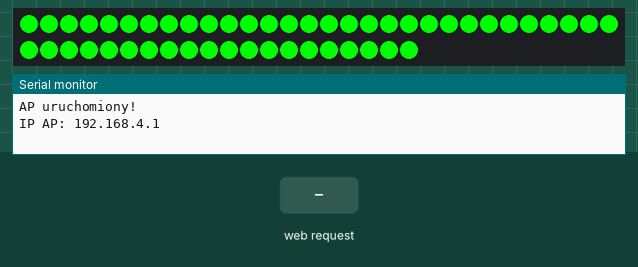
Simulated run of this sketch. Board: ESP32-C3. Shown: 50 RGB LEDs in strip order, left to right, continuing on the next row, the last lines printed to the serial monitor. The test bench sets the inputs (shaded band).

Above: at 1.1 s.
At 2.1 s:
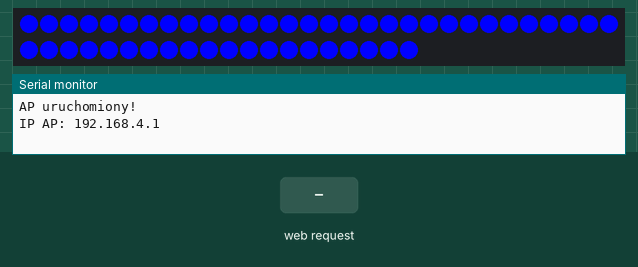
4.3 s: HTTP request GET /left received
At 5.7 s:
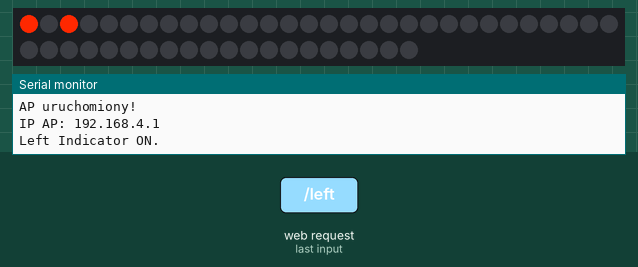
7.3 s: HTTP request GET /low received
At 7.8 s:
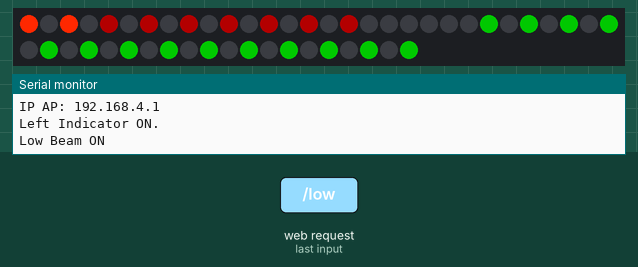
10.3 s: HTTP request GET /high received
At 11.0 s:
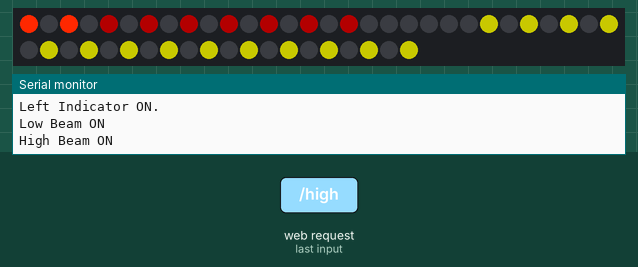
13.3 s: HTTP request GET /right received
15.3 s: HTTP request GET /hazard received
17.3 s: HTTP request GET /stop received
Timing chart, 0 to 19.9 s (numbered marks = the images above; inputs shaded):
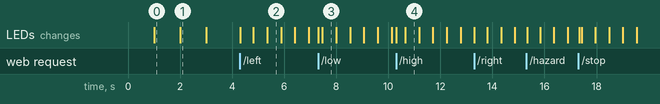

The sketch:

esp32c3-sm-SamirCar.ino
```cpp
#include <WiFi.h>
#include <WebServer.h>
#include <FastLED.h>

/*
 * This version is for LED strip RGBIC, 90 LEDs/m, 1200 lm, 24W, 24V
 * It consists of 25 sections x 20 cm
 * Each section has 6 x WS2812B + 6 x cold white + 6 x warm white
 * Sections are addressable as follows:
 * section 1:
 *     leds[0] = 6 x WS2812B = CRGB(R,G,B)
 *     leds[1] = 6 x (cold + warm) = CRGB(cold, warm, notused)
 * section 2:
 *     leds[2] = 6 x WS2812B = CRGB(R,G,B)
 *     leds[3] = 6 x (cold + warm) = CRGB(cold, warm, notused)
 * etc.
 */

// --- Access Point ---
const char* apSSID = "SamirCar";
const char* apPassword = "12345678";

WebServer server(80);

// --- Stany kontrolek ---
bool leftRequested = false;
bool rightRequested = false;
bool hazardRequested = false;
bool highOn = false;
bool lowOn = false;
bool brakeOn = false;

// --- Stany wyjściowe (mruganie) ---
bool leftOn = false;
bool rightOn = false;
bool hazardOn = false;

// --- Mruganie ---
unsigned long lastBlink = 0;
const unsigned long blinkInterval = 500; // 500ms = 1Hz

#define NUM_LEDS 50
#define LED_PIN  4   // bezpieczny pin na C3

#define LEFT_REAR_START   0
#define RIGHT_REAR_START  9
#define DIR_REAR_SIZE     2
#define BRAKE_REAR_START  2
#define BRAKE_REAR_SIZE   7

#define LEFT_FRONT_START  11
#define RIGHT_FRONT_START 18
#define LIGHT_SIZE        7

#define EVEN  1
#define ODD   2

#define TURN_COLOR    CRGB(255, 40, 0)   // pomarańcz
#define TAIL_COLOR    CRGB(60, 0, 0)      // ciemna czerwień
#define BRAKE_COLOR   CRGB(255, 0, 0)     // stop
#define LOW_BEAM_COLOR    CRGB(0, 100, 180) // przód (opcjonalnie)
#define HIGH_BEAM_COLOR    CRGB(180, 0, 0) // przód (opcjonalnie)

CRGB leds[NUM_LEDS];

bool blinkState = false;

void updateBlink() {
  if (millis() - lastBlink > 500) {
    lastBlink = millis();
    blinkState = !blinkState;
  }
}
void resetBlink() {
  lastBlink = millis();
  blinkState = true;
}

void fillLight(int start, int size, int evenOddAll, CRGB color) {
  if(evenOddAll & 1)
  for (int i = 0; i < size; i++) {
    leds[start*2 + i*2] = color;
  }
  if(evenOddAll & 2)
  for (int i = 0; i < size; i++) {
    leds[start*2+1 + i*2] = color;
  }
}

void drawRearLights() {
  // pozycja
  CRGB frontColor;
  if(lowOn)
    frontColor = CRGB(highOn ? 100 : 0, lowOn ? 100 : 0, 0);
  fillLight(LEFT_FRONT_START,  LIGHT_SIZE, ODD, frontColor);
  fillLight(RIGHT_FRONT_START,  LIGHT_SIZE, ODD, frontColor);

  if (lowOn || highOn ) {
    fillLight(BRAKE_REAR_START,  BRAKE_REAR_SIZE, EVEN, TAIL_COLOR);
  }
  else {
    fillLight(BRAKE_REAR_START,  BRAKE_REAR_SIZE, EVEN, 0);
  }

  // stop = jaśniej
  if (brakeOn) {
    fillLight(BRAKE_REAR_START,  BRAKE_REAR_SIZE, EVEN, BRAKE_COLOR);
  }

  // kierunki / awaryjne
  if (blinkState) {
    if (hazardRequested || leftRequested)
      fillLight(LEFT_REAR_START, DIR_REAR_SIZE, EVEN, TURN_COLOR);

    if (hazardRequested || rightRequested)
      fillLight(RIGHT_REAR_START, DIR_REAR_SIZE, EVEN, TURN_COLOR);
  }
}

void updateLights() {
  FastLED.clear();

  updateBlink();
  drawRearLights();
  //drawFrontLights();   // możesz wykomentować

  FastLED.show();
}

void LedsSetup() {
  FastLED.addLeds<WS2812, LED_PIN, GRB>(leds, NUM_LEDS);

  //FastLED.setExclusiveDriver("RMT");

  for(int ii=0; ii<NUM_LEDS;ii++) {
    leds[ii] = CRGB(255, ii*5, 0);
  }
  FastLED.show();
  delay(1000);
  for(int ii=0; ii<NUM_LEDS;ii++) {
    leds[ii] = CRGB(0, 255, 0);
  }
  FastLED.show();
  delay(1000);
  for(int ii=0; ii<NUM_LEDS;ii++) {
    leds[ii] = CRGB(0, 0, 255);
  }
  FastLED.show();
  delay(1000);
}


// --- Funkcje toggle ---
void toggleLeft()   { leftRequested = !leftRequested; rightRequested = false; resetBlink(); Serial.println(leftRequested ? "Left Indicator ON." : "Left Indicator OFF"); }
void toggleRight()  { rightRequested = !rightRequested; leftRequested = false; resetBlink(); Serial.println(rightRequested ? "Right Indicator ON" : "Right Indicator OFF"); }
void toggleHazard() { hazardRequested = !hazardRequested; resetBlink(); Serial.println(hazardRequested ? "Hazard ON" : "Hazard OFF"); }
void toggleHigh()   { highOn = !highOn; Serial.println(highOn ? "High Beam ON" : "High Beam OFF"); }
void toggleLow()    { lowOn = !lowOn; if(lowOn && highOn) highOn = false; Serial.println(lowOn ? "Low Beam ON" : "Low Beam OFF"); }
void toggleBrake()  { brakeOn = !brakeOn; Serial.println(brakeOn ? "Stop ON" : "Stop OFF"); }

// --- Strona HTML ---
void handleRoot() {
  String html = R"rawliteral(
<!DOCTYPE html>
<html lang="pl">
<head>
<meta charset="UTF-8">
<meta name="viewport" content="width=device-width, initial-scale=1.0">

<style>
  body {
    margin: 0;
    background: #111;
    display: flex;
    justify-content: center;
    align-items: center;
    height: 100vh;
  }

  .panel {
    display: flex;
    flex-direction: column;
    gap: 24px;
    align-items: center;
  }

  .row {
    display: flex;
    gap: 20px;
    justify-content: center;
  }

  .title {
    font-size: 50px;
    color: antiquewhite;
  }

  button {
    background: #222;
    border: none;
    border-radius: 12px;
    padding: 12px;
    width: 72px;
    height: 72px;
    display: flex;
    justify-content: center;
    align-items: center;
  }

  svg {
    width: 48px;
    height: 48px;
    fill: #000;
  }

  /* ===== PODŚWIETLENIA ===== */

  .on-left svg,
  .on-right svg {
    fill: #00ff66;
  }

  .on-hazard svg {
    fill: #ff3333;
  }

  .on-low svg {
    fill: #00ff66;
  }

  .on-high svg {
    fill: #3399ff;
  }

  .on-stop svg {
    fill: #ff3333;
  }
</style>
</head>

<body>
<div class="panel">
  <div class="row title">
  SamirCar
  </div>
  <!-- RZĄD 1: kierunki + awaryjne -->
  <div class="row">
    <button id="left" class="on-left" onclick="send('left')">
      <!-- LEWY -->
      <svg viewBox="0 0 100 100">
        <polygon points="65,10 15,50 65,90"/>
      </svg>
    </button>

    <button id="hazard" onclick="send('hazard')">
      <!-- AWARYJNE -->
      <svg viewBox="0 0 100 100">
        <polygon points="50,10 90,90 10,90"/>
      </svg>
    </button>

    <button id="right" onclick="send('right')">
      <!-- PRAWY -->
      <svg viewBox="0 0 100 100">
        <polygon points="35,10 85,50 35,90"/>
      </svg>
    </button>
  </div>

  <!-- RZĄD 2: światła -->
  <div class="row">
    <button id="low" onclick="send('low')">
      <!-- MIJANIA -->
      <svg viewBox="0 0 100 100">
        <path d="M20 30 H55 L75 50 L55 70 H20 Z"/>
        <line x1="60" y1="35" x2="85" y2="30" stroke-width="6"/>
        <line x1="60" y1="50" x2="85" y2="50" stroke-width="6"/>
        <line x1="60" y1="65" x2="85" y2="70" stroke-width="6"/>
      </svg>
    </button>

    <button id="high" onclick="send('high')">
      <!-- DROGOWE -->
      <svg viewBox="0 0 100 100">
        <path d="M20 30 H55 L75 50 L55 70 H20 Z"/>
        <line x1="60" y1="35" x2="85" y2="35" stroke-width="6"/>
        <line x1="60" y1="50" x2="85" y2="50" stroke-width="6"/>
        <line x1="60" y1="65" x2="85" y2="65" stroke-width="6"/>
      </svg>
    </button>
  </div>

  <!-- RZĄD 3: STOP -->
  <div class="row">
    <button id="stop" onclick="send('stop')">
      <svg viewBox="0 0 100 100">
        <polygon points="
          30,5 70,5
          95,30 95,70
          70,95 30,95
          5,70 5,30
        "/>
      </svg>
    </button>
  </div>

    <script>
      let state = {};
      let blinkPhase = false;

      function send(control) {
        fetch('/' + control);
      }

      async function fetchState() {
        try {
          const resp = await fetch('/state');
          state = await resp.json();

          //document.getElementById('left').className = state.left ? 'on-left' : 'left';
          //document.getElementById('right').className = state.right ? 'on-right' : 'right';
          //document.getElementById('hazard').className = state.hazard ? 'on-hazard' : 'hazard';
          //document.getElementById('high').className = state.high ? 'on-high' : 'high';
          //document.getElementById('low').className = state.low ? 'on-low' : 'low';
          //document.getElementById('stop').className = state.brake ? 'on-stop' : 'stop';
        } catch(e){ console.log(e); }
      }

      function render() {
        setSolid('left', state.left || false);
        setSolid('right', state.right || false);
        setSolid('hazard', state.hazard || false);

        setSolid('low', state.low || false);
        setSolid('high', state.high || false);
        setSolid('stop', state.brake || false);
      }

      function setBlink(id, enabled) {
        const el = document.getElementById(id);
        el.classList.toggle('on-' + id, enabled && blinkPhase);
      }

      function setSolid(id, enabled) {
        const el = document.getElementById(id);
        el.classList.toggle('on-' + id, enabled);
      }


      setInterval(fetchState, 50);
      fetchState();

      setInterval(() => {
        blinkPhase = !blinkPhase;
        render();
      }, 50);
    </script>
  </body>
  </html>
  )rawliteral";

  server.send(200, "text/html; charset=UTF-8", html);
}

// --- API JSON ---
void handleState() {
  String json = "{";
  json += "\"left\":" + String(leftRequested && blinkState ? "true" : "false") + ",";
  json += "\"right\":" + String(rightRequested && blinkState ? "true" : "false") + ",";
  json += "\"hazard\":" + String(hazardRequested && blinkState ? "true" : "false") + ",";
  json += "\"high\":" + String(highOn ? "true" : "false") + ",";
  json += "\"low\":" + String(lowOn ? "true" : "false") + ",";
  json += "\"brake\":" + String(brakeOn ? "true" : "false");
  json += "}";
  server.send(200, "application/json", json);
}

// --- Mapowanie tras ---
void setupRoutes() {
  server.on("/", handleRoot);
  server.on("/left", [](){ toggleLeft(); server.send(200,"text/plain","OK"); });
  server.on("/right", [](){ toggleRight(); server.send(200,"text/plain","OK"); });
  server.on("/hazard", [](){ toggleHazard(); server.send(200,"text/plain","OK"); });
  server.on("/high", [](){ toggleHigh(); server.send(200,"text/plain","OK"); });
  server.on("/low", [](){ toggleLow(); server.send(200,"text/plain","OK"); });
  server.on("/stop", [](){ toggleBrake(); server.send(200,"text/plain","OK"); });
  server.on("/state", handleState);
}

void setup() {
  Serial.begin(115200);
  WiFi.softAP(apSSID, apPassword);
  Serial.println("AP uruchomiony!");
  Serial.print("IP AP: "); Serial.println(WiFi.softAPIP());

  setupRoutes();
  server.begin();

  LedsSetup();
}

void loop() {
  server.handleClient();

  static unsigned long last = 0;
  if (millis() - last > 30) {
    last = millis();
    updateLights();
  }
}
```

Measured:
- after the input at 4.3 s, the LEDs: change at once (image 2)
- after the input at 7.3 s, the LEDs: first change at once (image 3 shows a later state)
- after the input at 10.3 s, the LEDs: first change at once (image 4 shows a later state)
- what the display in image 0 shows lasts 1.0 s, from 1.0 s to 2.0 s
